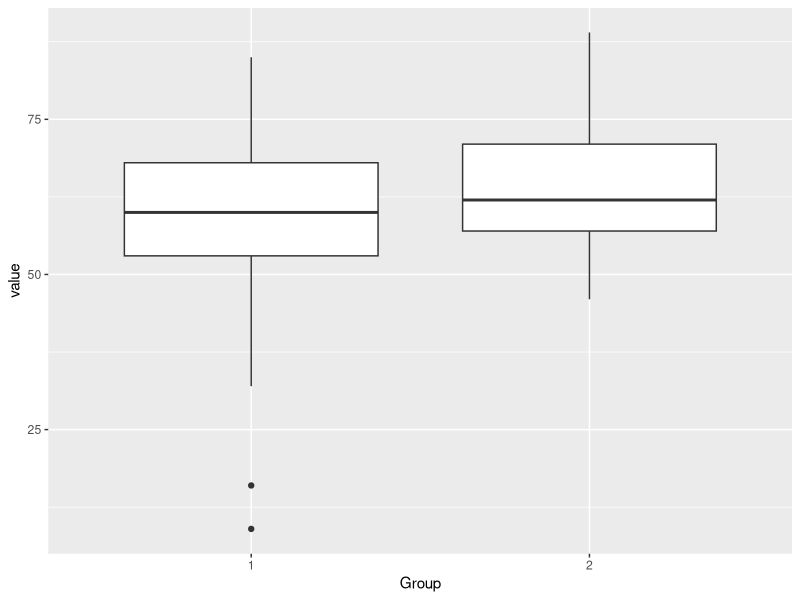

Source code (R):
#This 
setwd("/cloud/project")

TextMessages <- read.csv("TextMessages.csv", header=TRUE)

table(TextMessages$Group)

install.packages("reshape")

library(reshape)

text <- melt(TextMessages, id=c("Participant","Group"), measured=c("Baseline","Six_months"))

text$Group <- as.factor(text$Group)
#install.packages("ggplot2")

library(ggplot2)

ggplot(text,aes(x=Group,y=value)) + geom_boxplot()

#Visually, the graph for participants in group 1 shows that the median is about
#65. Also, we can see that there are two outliers below the minimum value. For 
#group 2, the median seems to be about 68. Meanwhile, there are no outliers. 
#Group 1 is left skewed, this means that participants fall mostly towards the
#values below the median. Thus, for group 2, it is right skewed, so the value 
#for the paricipant mostly goes above the median. 
